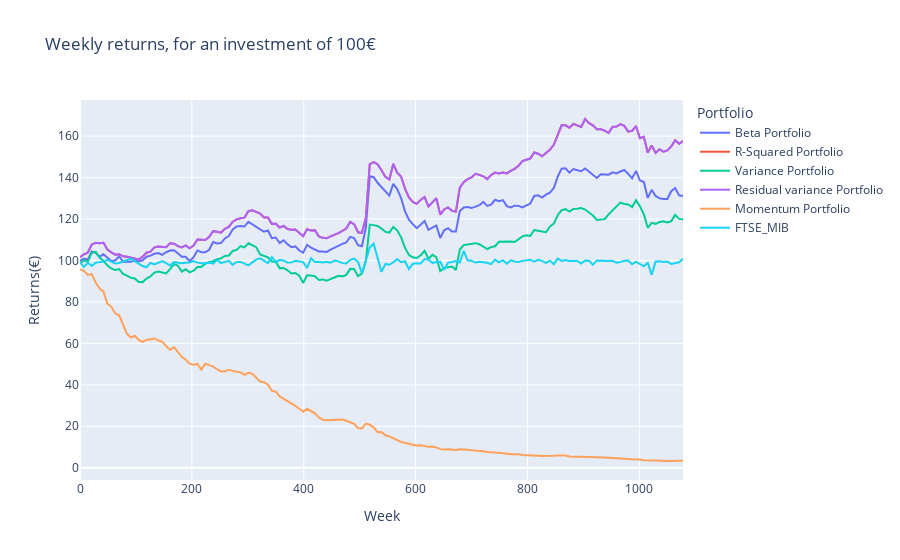

The cell this chart's notebook holds for it:
### Markdown cell above
## Returns charts

### Code cell
fig = px.line(final_returns, x="Week", y=["Beta Portfolio", "R-Squared Portfolio", "Variance Portfolio", "Residual variance Portfolio", "Momentum Portfolio", "FTSE_MIB"],
              title='Weekly returns, for an investment of 100€', labels=dict(value="Returns(€)", variable="Portfolio") )
fig.show()

### Figure 1 — Plotly figure (JSON) as saved in the notebook; plotly's stock layout.template omitted (floating-point values rounded to 4 significant figures; data arrays with more than 128 entries replaced by an {"elided": "..."} marker saying what was removed)
{"data": [{"hovertemplate": "Portfolio=Beta Portfolio<br>Week=%{x}<br>Returns(€)=%{y}<extra></extra>", "legendgroup": "Beta Portfolio", "line": {"color": "#636efa", "dash": "solid"}, "marker": {"symbol": "circle"}, "mode": "lines", "name": "Beta Portfolio", "orientation": "v", "showlegend": true, "type": "scatter", "x": {"elided": "155 int values"}, "xaxis": "x", "y": {"elided": "155 float values"}, "yaxis": "y"}, {"hovertemplate": "Portfolio=R-Squared Portfolio<br>Week=%{x}<br>Returns(€)=%{y}<extra></extra>", "legendgroup": "R-Squared Portfolio", "line": {"color": "#EF553B", "dash": "solid"}, "marker": {"symbol": "circle"}, "mode": "lines", "name": "R-Squared Portfolio", "orientation": "v", "showlegend": true, "type": "scatter", "x": {"elided": "155 int values"}, "xaxis": "x", "y": {"elided": "155 float values"}, "yaxis": "y"}, {"hovertemplate": "Portfolio=Variance Portfolio<br>Week=%{x}<br>Returns(€)=%{y}<extra></extra>", "legendgroup": "Variance Portfolio", "line": {"color": "#00cc96", "dash": "solid"}, "marker": {"symbol": "circle"}, "mode": "lines", "name": "Variance Portfolio", "orientation": "v", "showlegend": true, "type": "scatter", "x": {"elided": "155 int values"}, "xaxis": "x", "y": {"elided": "155 float values"}, "yaxis": "y"}, {"hovertemplate": "Portfolio=Residual variance Portfolio<br>Week=%{x}<br>Returns(€)=%{y}<extra></extra>", "legendgroup": "Residual variance Portfolio", "line": {"color": "#ab63fa", "dash": "solid"}, "marker": {"symbol": "circle"}, "mode": "lines", "name": "Residual variance Portfolio", "orientation": "v", "showlegend": true, "type": "scatter", "x": {"elided": "155 int values"}, "xaxis": "x", "y": {"elided": "155 float values"}, "yaxis": "y"}, {"hovertemplate": "Portfolio=Momentum Portfolio<br>Week=%{x}<br>Returns(€)=%{y}<extra></extra>", "legendgroup": "Momentum Portfolio", "line": {"color": "#FFA15A", "dash": "solid"}, "marker": {"symbol": "circle"}, "mode": "lines", "name": "Momentum Portfolio", "orientation": "v", "showlegend": true, "type": "scatter", "x": {"elided": "155 int values"}, "xaxis": "x", "y": {"elided": "155 float values"}, "yaxis": "y"}, {"hovertemplate": "Portfolio=FTSE_MIB<br>Week=%{x}<br>Returns(€)=%{y}<extra></extra>", "legendgroup": "FTSE_MIB", "line": {"color": "#19d3f3", "dash": "solid"}, "marker": {"symbol": "circle"}, "mode": "lines", "name": "FTSE_MIB", "orientation": "v", "showlegend": true, "type": "scatter", "x": {"elided": "155 int values"}, "xaxis": "x", "y": {"elided": "155 float values"}, "yaxis": "y"}], "layout": {"legend": {"title": {"text": "Portfolio"}, "tracegroupgap": 0}, "title": {"text": "Weekly returns, for an investment of 100€"}, "xaxis": {"anchor": "y", "domain": [0, 1], "title": {"text": "Week"}}, "yaxis": {"anchor": "x", "domain": [0, 1], "title": {"text": "Returns(€)"}}}}
